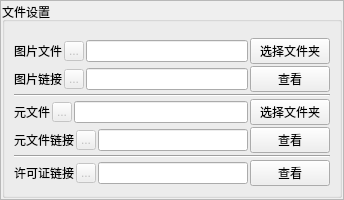
        <widget class="QFrame" name="frame">
         <property name="maximumSize">
          <size>
           <width>16777215</width>
           <height>350</height>
          </size>
         </property>
         <property name="frameShape">
          <enum>QFrame::StyledPanel</enum>
         </property>
         <property name="frameShadow">
          <enum>QFrame::Raised</enum>
         </property>
         <layout class="QVBoxLayout" name="verticalLayout_6">
          <property name="spacing">
           <number>1</number>
          </property>
          <property name="leftMargin">
           <number>1</number>
          </property>
          <property name="topMargin">
           <number>1</number>
          </property>
          <property name="rightMargin">
           <number>1</number>
          </property>
          <property name="bottomMargin">
           <number>1</number>
          </property>
          <item>
           <widget class="QGroupBox" name="groupBox_2">
            <property name="title">
             <string>文件设置</string>
            </property>
            <layout class="QVBoxLayout" name="verticalLayout_2">
             <property name="spacing">
              <number>2</number>
             </property>
             <property name="topMargin">
              <number>16</number>
             </property>
             <item>
              <layout class="QHBoxLayout" name="horizontalLayout_5">
               <item>
                <widget class="QLabel" name="label_4">
                 <property name="text">
                  <string>图片文件</string>
                 </property>
                </widget>
               </item>
               <item>
                <widget class="QToolButton" name="toolButton_4">
                 <property name="enabled">
                  <bool>false</bool>
                 </property>
                 <property name="sizePolicy">
                  <sizepolicy hsizetype="Minimum" vsizetype="Fixed">
                   <horstretch>0</horstretch>
                   <verstretch>0</verstretch>
                  </sizepolicy>
                 </property>
                 <property name="maximumSize">
                  <size>
                   <width>20</width>
                   <height>20</height>
                  </size>
                 </property>
                 <property name="toolTip">
                  <string>&lt;html&gt;&lt;head/&gt;&lt;body&gt;&lt;p&gt;需要铸造的NFT图片所在的文件夹。该文件夹中的图片编号需要与下方元文件对应文件夹中的元文件编号一一对应，否则可能会出现意外的错误。&lt;/p&gt;&lt;p&gt;该文件夹中的文件数量，决定了最终需要铸造多少个NFT，它们应该且必须全部被包含在图片链接下的链接集合中。&lt;/p&gt;&lt;/body&gt;&lt;/html&gt;</string>
                 </property>
                 <property name="text">
                  <string>...</string>
                 </property>
                 <property name="icon">
                  <iconset resource="resource.qrc">
                   <normaloff>:/help.png</normaloff>:/help.png</iconset>
                 </property>
                 <property name="popupMode">
                  <enum>QToolButton::DelayedPopup</enum>
                 </property>
                 <property name="toolButtonStyle">
                  <enum>Qt::ToolButtonFollowStyle</enum>
                 </property>
                </widget>
               </item>
               <item>
                <widget class="QLineEdit" name="lineEditMintPngDir">
                 <property name="minimumSize">
                  <size>
                   <width>100</width>
                   <height>0</height>
                  </size>
                 </property>
                </widget>
               </item>
               <item>
                <widget class="QPushButton" name="pushButtonMintPngDirChoose">
                 <property name="text">
                  <string>选择文件夹</string>
                 </property>
                 <property name="icon">
                  <iconset resource="resource.qrc">
                   <normaloff>:/first.png</normaloff>:/first.png</iconset>
                 </property>
                </widget>
               </item>
              </layout>
             </item>
             <item>
              <layout class="QHBoxLayout" name="horizontalLayout_7">
               <item>
                <widget class="QLabel" name="label_6">
                 <property name="text">
                  <string>图片链接</string>
                 </property>
                </widget>
               </item>
               <item>
                <widget class="QToolButton" name="toolButton_3">
                 <property name="enabled">
                  <bool>false</bool>
                 </property>
                 <property name="sizePolicy">
                  <sizepolicy hsizetype="Minimum" vsizetype="Fixed">
                   <horstretch>0</horstretch>
                   <verstretch>0</verstretch>
                  </sizepolicy>
                 </property>
                 <property name="maximumSize">
                  <size>
                   <width>20</width>
                   <height>20</height>
                  </size>
                 </property>
                 <property name="toolTip">
                  <string>&lt;html&gt;&lt;head/&gt;&lt;body&gt;&lt;p&gt;建议将所有图片上传至https://nft.storage/，需要下载其客户端，以便直接将图片所在文件夹整体上传，获得一个图片集合链接。&lt;/p&gt;&lt;p&gt;本次铸造NFT的数量并不由该图片集合链接所包含的文件数量所决定，而是由上面的图片文件对应的文件夹中的文件数量决定，因此该图片集合链接应该包含上面的图片文件夹中的所有图片，否则会出错。&lt;/p&gt;&lt;/body&gt;&lt;/html&gt;</string>
                 </property>
                 <property name="text">
                  <string>...</string>
                 </property>
                 <property name="icon">
                  <iconset resource="resource.qrc">
                   <normaloff>:/help.png</normaloff>:/help.png</iconset>
                 </property>
                 <property name="popupMode">
                  <enum>QToolButton::DelayedPopup</enum>
                 </property>
                 <property name="toolButtonStyle">
                  <enum>Qt::ToolButtonFollowStyle</enum>
                 </property>
                </widget>
               </item>
               <item>
                <widget class="QLineEdit" name="lineEditMintPngLink">
                 <property name="minimumSize">
                  <size>
                   <width>150</width>
                   <height>0</height>
                  </size>
                 </property>
                </widget>
               </item>
               <item>
                <widget class="QPushButton" name="pushButtonViewPngLink">
                 <property name="text">
                  <string>查看</string>
                 </property>
                </widget>
               </item>
              </layout>
             </item>
             <item>
              <widget class="Line" name="line_7">
               <property name="orientation">
                <enum>Qt::Horizontal</enum>
               </property>
              </widget>
             </item>
             <item>
              <layout class="QHBoxLayout" name="horizontalLayout_6">
               <item>
                <widget class="QLabel" name="label_5">
                 <property name="text">
                  <string>元文件</string>
                 </property>
                </widget>
               </item>
               <item>
                <widget class="QToolButton" name="toolButton_5">
                 <property name="enabled">
                  <bool>false</bool>
                 </property>
                 <property name="sizePolicy">
                  <sizepolicy hsizetype="Minimum" vsizetype="Fixed">
                   <horstretch>0</horstretch>
                   <verstretch>0</verstretch>
                  </sizepolicy>
                 </property>
                 <property name="maximumSize">
                  <size>
                   <width>20</width>
                   <height>20</height>
                  </size>
                 </property>
                 <property name="toolTip">
                  <string>&lt;html&gt;&lt;head/&gt;&lt;body&gt;&lt;p&gt;需要铸造的NFT元数据文件所在的文件夹，该文件夹中的元数据文件编号需要与上方图片文件对应文件夹中的图片文件编号一一对应，否则可能会出现意外的错误。&lt;/p&gt;&lt;p&gt;该文件夹中的文件数量，决定了最终可以铸造的NFT数量，它们应该且必须全部被包含在元文件链接下的链接集合中。&lt;/p&gt;&lt;/body&gt;&lt;/html&gt;</string>
                 </property>
                 <property name="text">
                  <string>...</string>
                 </property>
                 <property name="icon">
                  <iconset resource="resource.qrc">
                   <normaloff>:/help.png</normaloff>:/help.png</iconset>
                 </property>
                 <property name="popupMode">
                  <enum>QToolButton::DelayedPopup</enum>
                 </property>
                 <property name="toolButtonStyle">
                  <enum>Qt::ToolButtonFollowStyle</enum>
                 </property>
                </widget>
               </item>
               <item>
                <widget class="QLineEdit" name="lineEditMintMetaDir">
                 <property name="minimumSize">
                  <size>
                   <width>100</width>
                   <height>0</height>
                  </size>
                 </property>
                </widget>
               </item>
               <item>
                <widget class="QPushButton" name="pushButtonMintMetaDirChoose">
                 <property name="text">
                  <string>选择文件夹</string>
                 </property>
                 <property name="icon">
                  <iconset resource="resource.qrc">
                   <normaloff>:/first.png</normaloff>:/first.png</iconset>
                 </property>
                </widget>
               </item>
              </layout>
             </item>
             <item>
              <layout class="QHBoxLayout" name="horizontalLayout_8">
               <item>
                <widget class="QLabel" name="label_7">
                 <property name="text">
                  <string>元文件链接</string>
                 </property>
                </widget>
               </item>
               <item>
                <widget class="QToolButton" name="toolButton_6">
                 <property name="enabled">
                  <bool>false</bool>
                 </property>
                 <property name="sizePolicy">
                  <sizepolicy hsizetype="Minimum" vsizetype="Fixed">
                   <horstretch>0</horstretch>
                   <verstretch>0</verstretch>
                  </sizepolicy>
                 </property>
                 <property name="maximumSize">
                  <size>
                   <width>20</width>
                   <height>20</height>
                  </size>
                 </property>
                 <property name="toolTip">
                  <string>&lt;html&gt;&lt;head/&gt;&lt;body&gt;&lt;p&gt;建议将所有元数据文件上传至https://nft.storage/，需要下载其客户端，以便直接将元数据文件所在文件夹整体上传，获得一个元数据文件集合链接。&lt;/p&gt;&lt;p&gt;本次铸造NFT的数量并不由该元数据文件集合链接所包含的文件数量所决定，而是由上面的元数据文件对应的文件夹中的文件数量决定，因此该元数据文件集合链接应该包含上面的元数据文件夹中的所有元数据文件，否则会出错。&lt;/p&gt;&lt;/body&gt;&lt;/html&gt;</string>
                 </property>
                 <property name="text">
                  <string>...</string>
                 </property>
                 <property name="icon">
                  <iconset resource="resource.qrc">
                   <normaloff>:/help.png</normaloff>:/help.png</iconset>
                 </property>
                 <property name="popupMode">
                  <enum>QToolButton::DelayedPopup</enum>
                 </property>
                 <property name="toolButtonStyle">
                  <enum>Qt::ToolButtonFollowStyle</enum>
                 </property>
                </widget>
               </item>
               <item>
                <widget class="QLineEdit" name="lineEditMintMetaLink">
                 <property name="minimumSize">
                  <size>
                   <width>150</width>
                   <height>0</height>
                  </size>
                 </property>
                </widget>
               </item>
               <item>
                <widget class="QPushButton" name="pushButtonViewMetaLink">
                 <property name="text">
                  <string>查看</string>
                 </property>
                </widget>
               </item>
              </layout>
             </item>
             <item>
              <widget class="Line" name="line_8">
               <property name="orientation">
                <enum>Qt::Horizontal</enum>
               </property>
              </widget>
             </item>
             <item>
              <layout class="QHBoxLayout" name="horizontalLayout_9">
               <item>
                <widget class="QLabel" name="label_8">
                 <property name="text">
                  <string>许可证链接</string>
                 </property>
                </widget>
               </item>
               <item>
                <widget class="QToolButton" name="toolButton_7">
                 <property name="enabled">
                  <bool>false</bool>
                 </property>
                 <property name="sizePolicy">
                  <sizepolicy hsizetype="Minimum" vsizetype="Fixed">
                   <horstretch>0</horstretch>
                   <verstretch>0</verstretch>
                  </sizepolicy>
                 </property>
                 <property name="maximumSize">
                  <size>
                   <width>20</width>
                   <height>20</height>
                  </size>
                 </property>
                 <property name="toolTip">
                  <string>&lt;html&gt;&lt;head/&gt;&lt;body&gt;&lt;p&gt;许可文件规定了该NFT作品持有者需要遵守的一些法律约定，整套作品只需要一个许可文件即可，该链接打开后应该能直接阅读许可证内的内容。&lt;/p&gt;&lt;/body&gt;&lt;/html&gt;</string>
                 </property>
                 <property name="text">
                  <string>...</string>
                 </property>
                 <property name="icon">
                  <iconset resource="resource.qrc">
                   <normaloff>:/help.png</normaloff>:/help.png</iconset>
                 </property>
                 <property name="popupMode">
                  <enum>QToolButton::DelayedPopup</enum>
                 </property>
                 <property name="toolButtonStyle">
                  <enum>Qt::ToolButtonFollowStyle</enum>
                 </property>
                </widget>
               </item>
               <item>
                <widget class="QLineEdit" name="lineEditMintLicenceLink">
                 <property name="minimumSize">
                  <size>
                   <width>150</width>
                   <height>0</height>
                  </size>
                 </property>
                </widget>
               </item>
               <item>
                <widget class="QPushButton" name="pushButtonViewLicenceLink">
                 <property name="text">
                  <string>查看</string>
                 </property>
                </widget>
               </item>
              </layout>
             </item>
            </layout>
           </widget>
          </item>
         </layout>
        </widget>
